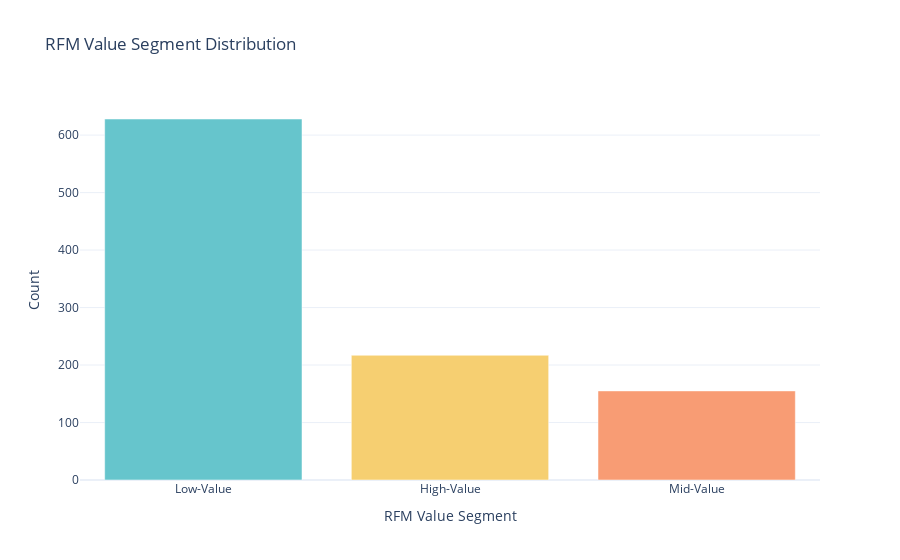

Notebook cell for this chart:
### Markdown cell above
Now let’s have a look at the segment distribution:

### Code cell
# RFM Segment Distribution
segment_counts = data['Value Segment'].value_counts().reset_index()
segment_counts.columns = ['Value Segment', 'Count']

pastel_colors = px.colors.qualitative.Pastel

# Create the bar chart
fig_segment_dist = px.bar(segment_counts, x='Value Segment', y='Count', 
                          color='Value Segment', color_discrete_sequence=pastel_colors,
                          title='RFM Value Segment Distribution')

# Update the layout
fig_segment_dist.update_layout(xaxis_title='RFM Value Segment',
                              yaxis_title='Count',
                              showlegend=False)

# Show the figure
fig_segment_dist.show()

### Figure 1 — Plotly figure (JSON) as saved in the notebook; plotly's stock layout.template omitted (floating-point values rounded to 4 significant figures)
{"data": [{"alignmentgroup": "True", "hovertemplate": "Value Segment=%{x}<br>Count=%{y}<extra></extra>", "legendgroup": "Low-Value", "marker": {"color": "rgb(102, 197, 204)", "pattern": {"shape": ""}}, "name": "Low-Value", "offsetgroup": "Low-Value", "orientation": "v", "showlegend": true, "textposition": "auto", "type": "bar", "x": ["Low-Value"], "xaxis": "x", "y": [628], "yaxis": "y"}, {"alignmentgroup": "True", "hovertemplate": "Value Segment=%{x}<br>Count=%{y}<extra></extra>", "legendgroup": "High-Value", "marker": {"color": "rgb(246, 207, 113)", "pattern": {"shape": ""}}, "name": "High-Value", "offsetgroup": "High-Value", "orientation": "v", "showlegend": true, "textposition": "auto", "type": "bar", "x": ["High-Value"], "xaxis": "x", "y": [217], "yaxis": "y"}, {"alignmentgroup": "True", "hovertemplate": "Value Segment=%{x}<br>Count=%{y}<extra></extra>", "legendgroup": "Mid-Value", "marker": {"color": "rgb(248, 156, 116)", "pattern": {"shape": ""}}, "name": "Mid-Value", "offsetgroup": "Mid-Value", "orientation": "v", "showlegend": true, "textposition": "auto", "type": "bar", "x": ["Mid-Value"], "xaxis": "x", "y": [155], "yaxis": "y"}], "layout": {"barmode": "relative", "legend": {"title": {"text": "Value Segment"}, "tracegroupgap": 0}, "showlegend": false, "title": {"text": "RFM Value Segment Distribution"}, "xaxis": {"anchor": "y", "categoryarray": ["Low-Value", "High-Value", "Mid-Value"], "categoryorder": "array", "domain": [0, 1], "title": {"text": "RFM Value Segment"}}, "yaxis": {"anchor": "x", "domain": [0, 1], "title": {"text": "Count"}}}}
